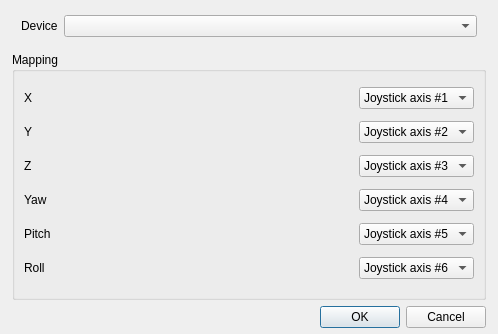
<?xml version="1.0" encoding="UTF-8"?>
<ui version="4.0">
 <class>UILinuxJoystickControls</class>
 <widget class="QWidget" name="UILinuxJoystickControls">
  <property name="windowModality">
   <enum>Qt::NonModal</enum>
  </property>
  <property name="geometry">
   <rect>
    <x>0</x>
    <y>0</y>
    <width>498</width>
    <height>334</height>
   </rect>
  </property>
  <property name="windowTitle">
   <string>Tracker settings</string>
  </property>
  <property name="windowIcon">
   <iconset>
    <normaloff>../gui/images/bluetracky.png</normaloff>../gui/images/bluetracky.png</iconset>
  </property>
  <layout class="QVBoxLayout" name="verticalLayout">
   <property name="leftMargin">
    <number>12</number>
   </property>
   <property name="topMargin">
    <number>6</number>
   </property>
   <property name="rightMargin">
    <number>12</number>
   </property>
   <property name="bottomMargin">
    <number>6</number>
   </property>
   <item>
    <widget class="QFrame" name="frame">
     <property name="sizePolicy">
      <sizepolicy hsizetype="Preferred" vsizetype="Maximum">
       <horstretch>0</horstretch>
       <verstretch>0</verstretch>
      </sizepolicy>
     </property>
     <property name="frameShape">
      <enum>QFrame::NoFrame</enum>
     </property>
     <layout class="QHBoxLayout" name="horizontalLayout">
      <item>
       <widget class="QLabel" name="label">
        <property name="sizePolicy">
         <sizepolicy hsizetype="Preferred" vsizetype="Maximum">
          <horstretch>0</horstretch>
          <verstretch>0</verstretch>
         </sizepolicy>
        </property>
        <property name="text">
         <string>Device</string>
        </property>
       </widget>
      </item>
      <item>
       <widget class="QComboBox" name="joylist">
        <property name="sizePolicy">
         <sizepolicy hsizetype="Expanding" vsizetype="Fixed">
          <horstretch>0</horstretch>
          <verstretch>0</verstretch>
         </sizepolicy>
        </property>
       </widget>
      </item>
     </layout>
    </widget>
   </item>
   <item>
    <widget class="QGroupBox" name="groupBox">
     <property name="title">
      <string>Mapping</string>
     </property>
     <layout class="QGridLayout" name="gridLayout">
      <item row="0" column="1">
       <widget class="QComboBox" name="joy_1">
        <property name="sizePolicy">
         <sizepolicy hsizetype="Maximum" vsizetype="Fixed">
          <horstretch>0</horstretch>
          <verstretch>0</verstretch>
         </sizepolicy>
        </property>
        <property name="currentIndex">
         <number>1</number>
        </property>
        <item>
         <property name="text">
          <string>Disabled</string>
         </property>
        </item>
        <item>
         <property name="text">
          <string>Joystick axis #1</string>
         </property>
        </item>
        <item>
         <property name="text">
          <string>Joystick axis #2</string>
         </property>
        </item>
        <item>
         <property name="text">
          <string>Joystick axis #3</string>
         </property>
        </item>
        <item>
         <property name="text">
          <string>Joystick axis #4</string>
         </property>
        </item>
        <item>
         <property name="text">
          <string>Joystick axis #5</string>
         </property>
        </item>
        <item>
         <property name="text">
          <string>Joystick axis #6</string>
         </property>
        </item>
        <item>
         <property name="text">
          <string>Joystick axis #7</string>
         </property>
        </item>
        <item>
         <property name="text">
          <string>Joystick axis #8</string>
         </property>
        </item>
       </widget>
      </item>
      <item row="1" column="1">
       <widget class="QComboBox" name="joy_2">
        <property name="sizePolicy">
         <sizepolicy hsizetype="Maximum" vsizetype="Fixed">
          <horstretch>0</horstretch>
          <verstretch>0</verstretch>
         </sizepolicy>
        </property>
        <property name="currentIndex">
         <number>2</number>
        </property>
        <item>
         <property name="text">
          <string>Disabled</string>
         </property>
        </item>
        <item>
         <property name="text">
          <string>Joystick axis #1</string>
         </property>
        </item>
        <item>
         <property name="text">
          <string>Joystick axis #2</string>
         </property>
        </item>
        <item>
         <property name="text">
          <string>Joystick axis #3</string>
         </property>
        </item>
        <item>
         <property name="text">
          <string>Joystick axis #4</string>
         </property>
        </item>
        <item>
         <property name="text">
          <string>Joystick axis #5</string>
         </property>
        </item>
        <item>
         <property name="text">
          <string>Joystick axis #6</string>
         </property>
        </item>
        <item>
         <property name="text">
          <string>Joystick axis #7</string>
         </property>
        </item>
        <item>
         <property name="text">
          <string>Joystick axis #8</string>
         </property>
        </item>
       </widget>
      </item>
      <item row="2" column="1">
       <widget class="QComboBox" name="joy_3">
        <property name="sizePolicy">
         <sizepolicy hsizetype="Maximum" vsizetype="Fixed">
          <horstretch>0</horstretch>
          <verstretch>0</verstretch>
         </sizepolicy>
        </property>
        <property name="currentIndex">
         <number>3</number>
        </property>
        <item>
         <property name="text">
          <string>Disabled</string>
         </property>
        </item>
        <item>
         <property name="text">
          <string>Joystick axis #1</string>
         </property>
        </item>
        <item>
         <property name="text">
          <string>Joystick axis #2</string>
         </property>
        </item>
        <item>
         <property name="text">
          <string>Joystick axis #3</string>
         </property>
        </item>
        <item>
         <property name="text">
          <string>Joystick axis #4</string>
         </property>
        </item>
        <item>
         <property name="text">
          <string>Joystick axis #5</string>
         </property>
        </item>
        <item>
         <property name="text">
          <string>Joystick axis #6</string>
         </property>
        </item>
        <item>
         <property name="text">
          <string>Joystick axis #7</string>
         </property>
        </item>
        <item>
         <property name="text">
          <string>Joystick axis #8</string>
         </property>
        </item>
       </widget>
      </item>
      <item row="3" column="1">
       <widget class="QComboBox" name="joy_4">
        <property name="sizePolicy">
         <sizepolicy hsizetype="Maximum" vsizetype="Fixed">
          <horstretch>0</horstretch>
          <verstretch>0</verstretch>
         </sizepolicy>
        </property>
        <property name="currentIndex">
         <number>4</number>
        </property>
        <item>
         <property name="text">
          <string>Disabled</string>
         </property>
        </item>
        <item>
         <property name="text">
          <string>Joystick axis #1</string>
         </property>
        </item>
        <item>
         <property name="text">
          <string>Joystick axis #2</string>
         </property>
        </item>
        <item>
         <property name="text">
          <string>Joystick axis #3</string>
         </property>
        </item>
        <item>
         <property name="text">
          <string>Joystick axis #4</string>
         </property>
        </item>
        <item>
         <property name="text">
          <string>Joystick axis #5</string>
         </property>
        </item>
        <item>
         <property name="text">
          <string>Joystick axis #6</string>
         </property>
        </item>
        <item>
         <property name="text">
          <string>Joystick axis #7</string>
         </property>
        </item>
        <item>
         <property name="text">
          <string>Joystick axis #8</string>
         </property>
        </item>
       </widget>
      </item>
      <item row="4" column="1">
       <widget class="QComboBox" name="joy_5">
        <property name="sizePolicy">
         <sizepolicy hsizetype="Maximum" vsizetype="Fixed">
          <horstretch>0</horstretch>
          <verstretch>0</verstretch>
         </sizepolicy>
        </property>
        <property name="currentIndex">
         <number>5</number>
        </property>
        <item>
         <property name="text">
          <string>Disabled</string>
         </property>
        </item>
        <item>
         <property name="text">
          <string>Joystick axis #1</string>
         </property>
        </item>
        <item>
         <property name="text">
          <string>Joystick axis #2</string>
         </property>
        </item>
        <item>
         <property name="text">
          <string>Joystick axis #3</string>
         </property>
        </item>
        <item>
         <property name="text">
          <string>Joystick axis #4</string>
         </property>
        </item>
        <item>
         <property name="text">
          <string>Joystick axis #5</string>
         </property>
        </item>
        <item>
         <property name="text">
          <string>Joystick axis #6</string>
         </property>
        </item>
        <item>
         <property name="text">
          <string>Joystick axis #7</string>
         </property>
        </item>
        <item>
         <property name="text">
          <string>Joystick axis #8</string>
         </property>
        </item>
       </widget>
      </item>
      <item row="5" column="1">
       <widget class="QComboBox" name="joy_6">
        <property name="sizePolicy">
         <sizepolicy hsizetype="Maximum" vsizetype="Fixed">
          <horstretch>0</horstretch>
          <verstretch>0</verstretch>
         </sizepolicy>
        </property>
        <property name="currentIndex">
         <number>6</number>
        </property>
        <item>
         <property name="text">
          <string>Disabled</string>
         </property>
        </item>
        <item>
         <property name="text">
          <string>Joystick axis #1</string>
         </property>
        </item>
        <item>
         <property name="text">
          <string>Joystick axis #2</string>
         </property>
        </item>
        <item>
         <property name="text">
          <string>Joystick axis #3</string>
         </property>
        </item>
        <item>
         <property name="text">
          <string>Joystick axis #4</string>
         </property>
        </item>
        <item>
         <property name="text">
          <string>Joystick axis #5</string>
         </property>
        </item>
        <item>
         <property name="text">
          <string>Joystick axis #6</string>
         </property>
        </item>
        <item>
         <property name="text">
          <string>Joystick axis #7</string>
         </property>
        </item>
        <item>
         <property name="text">
          <string>Joystick axis #8</string>
         </property>
        </item>
       </widget>
      </item>
      <item row="0" column="0">
       <widget class="QLabel" name="label_5">
        <property name="text">
         <string>X</string>
        </property>
       </widget>
      </item>
      <item row="1" column="0">
       <widget class="QLabel" name="label_6">
        <property name="text">
         <string>Y</string>
        </property>
       </widget>
      </item>
      <item row="2" column="0">
       <widget class="QLabel" name="label_7">
        <property name="text">
         <string>Z</string>
        </property>
       </widget>
      </item>
      <item row="3" column="0">
       <widget class="QLabel" name="label_2">
        <property name="text">
         <string>Yaw</string>
        </property>
       </widget>
      </item>
      <item row="4" column="0">
       <widget class="QLabel" name="label_3">
        <property name="text">
         <string>Pitch</string>
        </property>
       </widget>
      </item>
      <item row="5" column="0">
       <widget class="QLabel" name="label_4">
        <property name="text">
         <string>Roll</string>
        </property>
       </widget>
      </item>
     </layout>
    </widget>
   </item>
   <item>
    <widget class="QDialogButtonBox" name="buttonBox">
     <property name="standardButtons">
      <set>QDialogButtonBox::Cancel|QDialogButtonBox::Ok</set>
     </property>
    </widget>
   </item>
  </layout>
 </widget>
 <tabstops>
  <tabstop>buttonBox</tabstop>
 </tabstops>
 <resources/>
 <connections/>
 <slots>
  <slot>startEngineClicked()</slot>
  <slot>stopEngineClicked()</slot>
  <slot>cameraSettingsClicked()</slot>
 </slots>
</ui>
